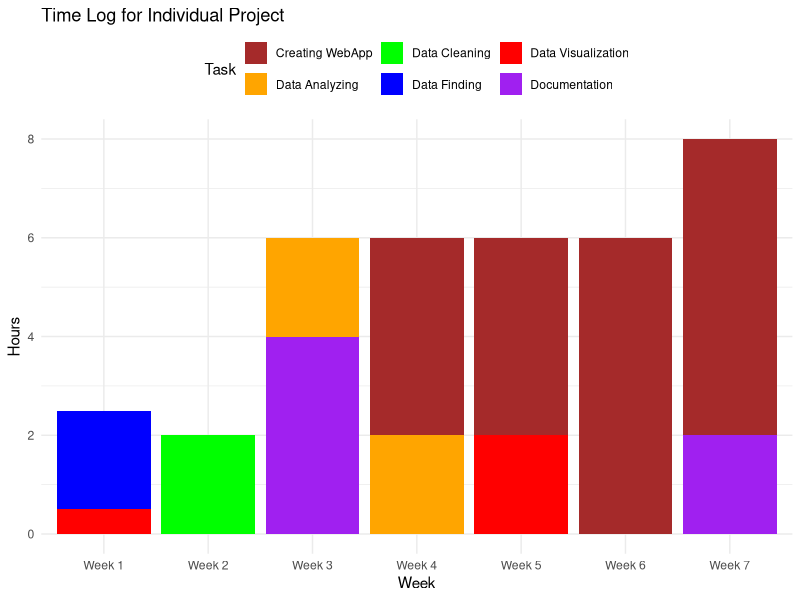

This chart was generated by the following R code:
# Load necessary libraries
library(ggplot2)
library(dplyr)

# Create a data frame with your time log data
time_log <- data.frame(
  Week = c("Week 1", "Week 1", "Week 2", "Week 3", "Week 3", "Week 4", "Week 4", "Week 5", "Week 5", "Week 6", "Week 7", "Week 7"),
  Task = c("Data Finding", "Data Visualization", "Data Cleaning", "Data Analyzing", "Documentation", "Creating WebApp", "Data Analyzing", "Creating WebApp", "Data Visualization", "Creating WebApp", "Creating WebApp", "Documentation"),
  Hours = c(2, 0.5, 2, 2, 4, 4, 2, 4, 2, 6, 6, 2)
)

# Create a bar chart
time_chart <- ggplot(time_log, aes(x = Week, y = Hours, fill = Task)) +
  geom_bar(stat = "identity") +
  labs(title = "Time Log for Individual Project",
       x = "Week",
       y = "Hours",
       fill = "Task") +
  theme_minimal() +
  theme(legend.position = "top") +
  scale_fill_manual(values = c("Data Finding" = "blue", "Data Cleaning" = "green", "Data Analyzing" = "orange", "Documentation" = "purple", "Data Visualization" = "red", "Creating WebApp" = "brown"))

# Print the chart
print(time_chart)
